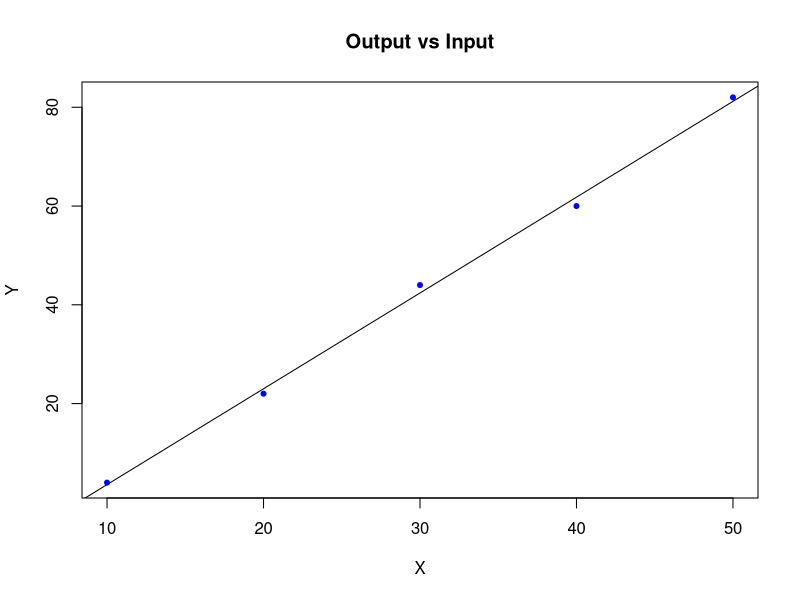

This chart was generated by the following R code:
x = c(10, 20, 30, 40, 50)
y = c(4, 22, 44, 60, 82)

emp = data.frame(x=x, y=y)
print (emp)

model = lm(y ~ x, data=emp)
print (model)

plot(x, y, col="Blue", abline(model), main = "Output vs Input", pch=20, xlab = "X", ylab = "Y")
